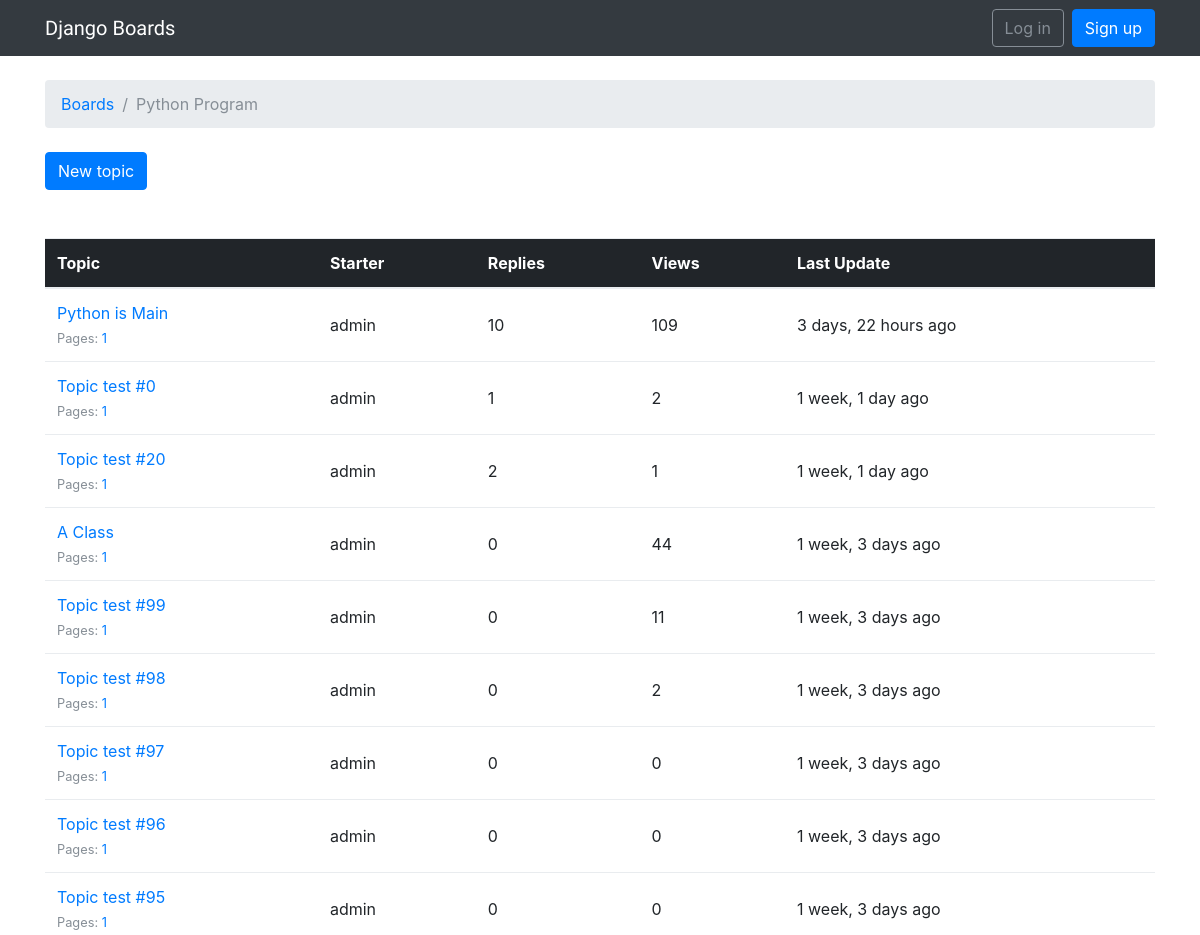
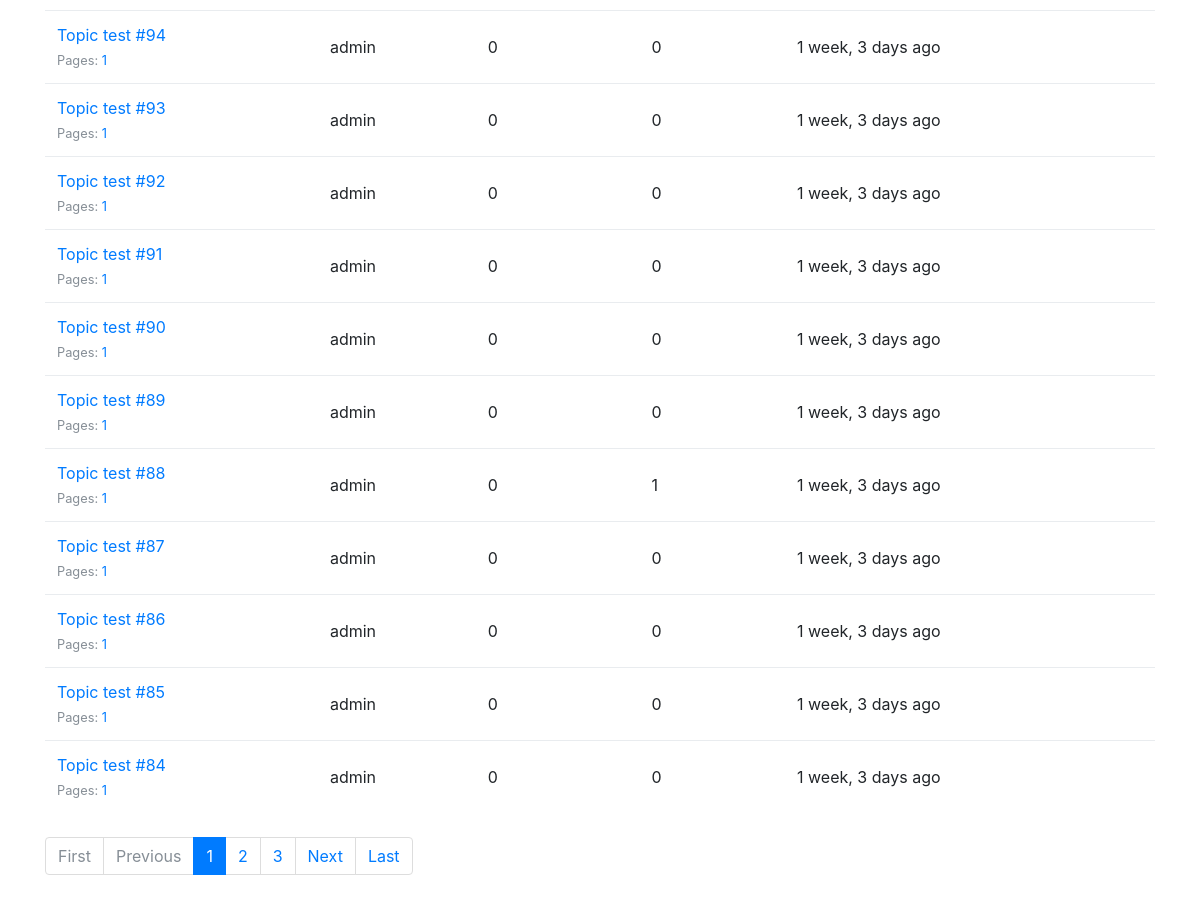
Screenshot of /boards/6/ with the database file from the repository (2 pictures, top to bottom).
### boards/models.py (models this page shows, shortened)
class Board(models.Model):
    name = models.CharField(max_length=30, unique=True)
    description = models.CharField(max_length=100)

class Topic(models.Model):
    subject = models.CharField(max_length=255)
    last_updated = models.DateTimeField(auto_now_add=True)
    board = models.ForeignKey(Board,on_delete = models.CASCADE, related_name='topics')
    starter = models.ForeignKey(User,on_delete = models.CASCADE, related_name='topics')
    views = models.PositiveIntegerField(default=0)
    def get_page_count(self):
            count = self.posts.count()
            pages = count / 20
            return math.ceil(pages)
    def has_many_pages(self, count=None):
        if count is None:
            count = self.get_page_count()
        return count > 6
    def get_page_range(self):
        count = self.get_page_count()
        if self.has_many_pages(count):
            return range(1, 5)
        return range(1, count + 1)

### boards/views.py (the view)
# urls.py: re_path(r'^boards/(?P<pk>\d+)/$',views.TopicListView.as_view(), name='board_topics'),
class TopicListView(ListView):
    model = Topic
    context_object_name = 'topics'
    template_name = 'boards/topics.html'
    paginate_by = 20
    def get_context_data(self, **kwargs):
        kwargs['board'] = self.board
        return super().get_context_data(**kwargs)
    def get_queryset(self):
        self.board = get_object_or_404(Board, pk=self.kwargs.get('pk'))
        queryset = self.board.topics.order_by('-last_updated').annotate(replies=Count('posts') - 1)
        return queryset

### boards/templates/boards/topics.html (shortened to what this page needs)
{% extends 'base.html' %}
{% load humanize %}
{% block breadcrumb %}
  <li class="breadcrumb-item"><a href="{% url 'home' %}">Boards</a></li>
  <li class="breadcrumb-item active">{{ board.name }}</li>
{% endblock %}
{% block content %}
  <div class="mb-4">
    <a href="{% url 'new_topic' board.pk %}" class="btn btn-primary">New topic</a>
  </div>
  <table class="table table-striped mb-4">
  <table class="table mb-4">
    <thead class="thead-inverse">
      <tr>
        <th>Topic</th>
        <th>Starter</th>
        <th>Replies</th>
        <th>Views</th>
        <th>Last Update</th>
      </tr>
    </thead>
    <tbody>
      {% for topic in topics %}
      {% url 'topic_posts' board.pk topic.pk as topic_url %}
        <tr>
            <td>
                <p class="mb-0">
                  <a href="{{ topic_url }}">{{ topic.subject }}</a>
                </p>
                <small class="text-muted">
                    Pages:
                    {% for i in topic.get_page_range %}
                      <a href="{{ topic_url }}?page={{ i }}">{{ i }}</a>
                    {% endfor %}
                  </small>
                </td>
                <td class="align-middle">{{ topic.starter.username }}</td>
                <td class="align-middle">{{ topic.replies }}</td>
                <td class="align-middle">{{ topic.views }}</td>
                <td class="align-middle">{{ topic.last_updated|naturaltime }}</td>
              </tr>
            {% endfor %}
    </tbody>
  </table>
  {% include 'includes/pagination.html' %}
{% endblock %}

### rows the page displays
Board: name "Python Program"
Topic: subject "Python is Main", get_page_range "1", starter.username "admin", replies "10", views "109", last_updated "3 days, 22 hours ago"
Topic: subject "Topic test #0", get_page_range "1", starter.username "admin", replies "1", views "2", last_updated "1 week, 1 day ago"
Topic: subject "Topic test #20", get_page_range "1", starter.username "admin", replies "2", views "1", last_updated "1 week, 1 day ago"
Topic: subject "A Class", get_page_range "1", starter.username "admin", replies "0", views "44", last_updated "1 week, 3 days ago"
Topic: subject "Topic test #99", get_page_range "1", starter.username "admin", replies "0", views "11", last_updated "1 week, 3 days ago"
Topic: subject "Topic test #98", get_page_range "1", starter.username "admin", replies "0", views "2", last_updated "1 week, 3 days ago"
Topic: subject "Topic test #97", get_page_range "1", starter.username "admin", replies "0", views "0", last_updated "1 week, 3 days ago"
Topic: subject "Topic test #96", get_page_range "1", starter.username "admin", replies "0", views "0", last_updated "1 week, 3 days ago"
Topic: subject "Topic test #95", get_page_range "1", starter.username "admin", replies "0", views "0", last_updated "1 week, 3 days ago"
Topic: subject "Topic test #94", get_page_range "1", starter.username "admin", replies "0", views "0", last_updated "1 week, 3 days ago"
Topic: subject "Topic test #93", get_page_range "1", starter.username "admin", replies "0", views "0", last_updated "1 week, 3 days ago"
Topic: subject "Topic test #92", get_page_range "1", starter.username "admin", replies "0", views "0", last_updated "1 week, 3 days ago"
Topic: subject "Topic test #91", get_page_range "1", starter.username "admin", replies "0", views "0", last_updated "1 week, 3 days ago"
Topic: subject "Topic test #90", get_page_range "1", starter.username "admin", replies "0", views "0", last_updated "1 week, 3 days ago"
Topic: subject "Topic test #89", get_page_range "1", starter.username "admin", replies "0", views "0", last_updated "1 week, 3 days ago"
Topic: subject "Topic test #88", get_page_range "1", starter.username "admin", replies "0", views "1", last_updated "1 week, 3 days ago"
Topic: subject "Topic test #87", get_page_range "1", starter.username "admin", replies "0", views "0", last_updated "1 week, 3 days ago"
Topic: subject "Topic test #86", get_page_range "1", starter.username "admin", replies "0", views "0", last_updated "1 week, 3 days ago"
Topic: subject "Topic test #85", get_page_range "1", starter.username "admin", replies "0", views "0", last_updated "1 week, 3 days ago"
Topic: subject "Topic test #84", get_page_range "1", starter.username "admin", replies "0", views "0", last_updated "1 week, 3 days ago"

### other values shown
{{ page_num }} "1"
{{ page_num }} "2" "3"
